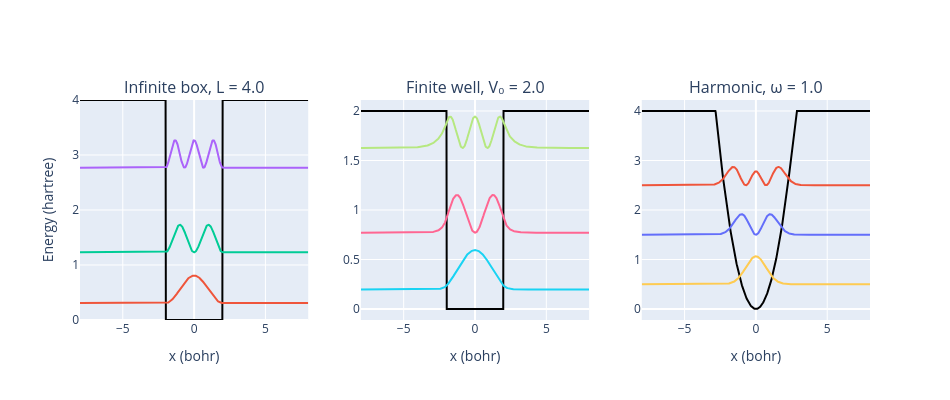

Notebook cell for this chart:
### Code cell
from plotly.subplots import make_subplots

x = np.linspace(-8, 8, 801)
L, V0, omega = 4.0, 2.0, 1.0
potentials = {
    f'Infinite box, L = {L}':   lambda x: np.where(abs(x) < L / 2, 0.0, 1e4),
    f'Finite well, V₀ = {V0}':  lambda x: np.where(abs(x) < L / 2, 0.0, V0),
    f'Harmonic, ω = {omega}':   lambda x: 0.5 * omega**2 * x**2,
}
analytic = {0: (np.arange(1, 4)**2 * np.pi**2 / (2 * L**2)), 2: omega * (np.arange(3) + 0.5)}

fig = make_subplots(rows=1, cols=3, subplot_titles=list(potentials))
for col, (name, V) in enumerate(potentials.items()):
    E, psi = bound_states([x], V, n_states=3)
    print(f"{name:22s} E = {np.round(E, 4)}", f"  analytic {np.round(analytic[col], 4)}" if col in analytic else "")
    fig.add_scatter(x=x, y=np.minimum(V(x), 4), line_color='black', showlegend=False, row=1, col=col + 1)
    for n, (En, dn) in enumerate(zip(E, probability_density(psi))):   # draw each |ψ_n|² on its energy level
        fig.add_scatter(x=x, y=En + dn, row=1, col=col + 1)
fig.update_layout(width=950, height=400, showlegend=False, yaxis_title='Energy (hartree)', yaxis_range=[0, 4])
fig.update_xaxes(title_text='x (bohr)')
fig.show()

### Figure 1 — Plotly figure (JSON) as saved in the notebook; plotly's stock layout.template omitted (floating-point values rounded to 4 significant figures; data arrays with more than 128 entries replaced by an {"elided": "..."} marker saying what was removed)
{"data": [{"line": {"color": "black"}, "showlegend": false, "type": "scatter", "x": {"elided": "801 float values"}, "xaxis": "x", "y": {"elided": "801 float values"}, "yaxis": "y"}, {"type": "scatter", "x": {"elided": "801 float values"}, "xaxis": "x", "y": {"elided": "801 float values"}, "yaxis": "y"}, {"type": "scatter", "x": {"elided": "801 float values"}, "xaxis": "x", "y": {"elided": "801 float values"}, "yaxis": "y"}, {"type": "scatter", "x": {"elided": "801 float values"}, "xaxis": "x", "y": {"elided": "801 float values"}, "yaxis": "y"}, {"line": {"color": "black"}, "showlegend": false, "type": "scatter", "x": {"elided": "801 float values"}, "xaxis": "x2", "y": {"elided": "801 float values"}, "yaxis": "y2"}, {"type": "scatter", "x": {"elided": "801 float values"}, "xaxis": "x2", "y": {"elided": "801 float values"}, "yaxis": "y2"}, {"type": "scatter", "x": {"elided": "801 float values"}, "xaxis": "x2", "y": {"elided": "801 float values"}, "yaxis": "y2"}, {"type": "scatter", "x": {"elided": "801 float values"}, "xaxis": "x2", "y": {"elided": "801 float values"}, "yaxis": "y2"}, {"line": {"color": "black"}, "showlegend": false, "type": "scatter", "x": {"elided": "801 float values"}, "xaxis": "x3", "y": {"elided": "801 float values"}, "yaxis": "y3"}, {"type": "scatter", "x": {"elided": "801 float values"}, "xaxis": "x3", "y": {"elided": "801 float values"}, "yaxis": "y3"}, {"type": "scatter", "x": {"elided": "801 float values"}, "xaxis": "x3", "y": {"elided": "801 float values"}, "yaxis": "y3"}, {"type": "scatter", "x": {"elided": "801 float values"}, "xaxis": "x3", "y": {"elided": "801 float values"}, "yaxis": "y3"}], "layout": {"annotations": [{"font": {"size": 16}, "showarrow": false, "text": "Infinite box, L = 4.0", "x": 0.1444, "xanchor": "center", "xref": "paper", "y": 1, "yanchor": "bottom", "yref": "paper"}, {"font": {"size": 16}, "showarrow": false, "text": "Finite well, V₀ = 2.0", "x": 0.5, "xanchor": "center", "xref": "paper", "y": 1, "yanchor": "bottom", "yref": "paper"}, {"font": {"size": 16}, "showarrow": false, "text": "Harmonic, ω = 1.0", "x": 0.8556, "xanchor": "center", "xref": "paper", "y": 1, "yanchor": "bottom", "yref": "paper"}], "height": 400, "showlegend": false, "width": 950, "xaxis": {"anchor": "y", "domain": [0, 0.2889], "title": {"text": "x (bohr)"}}, "xaxis2": {"anchor": "y2", "domain": [0.3556, 0.6444], "title": {"text": "x (bohr)"}}, "xaxis3": {"anchor": "y3", "domain": [0.7111, 1], "title": {"text": "x (bohr)"}}, "yaxis": {"anchor": "x", "domain": [0, 1], "range": [0, 4], "title": {"text": "Energy (hartree)"}}, "yaxis2": {"anchor": "x2", "domain": [0, 1]}, "yaxis3": {"anchor": "x3", "domain": [0, 1]}}}
